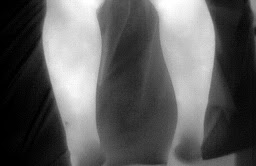
#> input picture PCD/UAS/src/exam.jpg, 256 x 166 px, given in place of the camera
$ python thermalive.py
#> lines starting #> are read from the running program, lines starting #| are printed output that depends on the picture; after the words box and inside, x2 and y2 are one past the last pixel; in counts of white or black regions, pixels touching at a corner belong together
import cv2
import numpy as np
import matplotlib.pyplot as plt

cap = cv2.VideoCapture(0)
if not cap.isOpened():
    raise Exception('Webcam tidak terdeteksi.')

threshold_value = 180

plt.ion()
fig, axs = plt.subplots(1, 3, figsize=(15, 5))

def pixel_to_temp(pixel_value, t_min=20, t_max=40):
    return t_min + (t_max - t_min) * (pixel_value / 255)

while True:
    ret, frame = cap.read()
#> frame is the input picture: shape (166, 256, 3); min 0, max 255, mean 93
    if not ret:
        print('Gagal mengambil frame dari webcam')
        break

    gray = cv2.cvtColor(frame, cv2.COLOR_BGR2GRAY)

    _, hot_area = cv2.threshold(gray, threshold_value, 255, cv2.THRESH_BINARY)
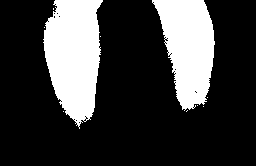
#> hot_area: shape (166, 256); 23.7% white; 10 white regions (8 under 20 px), largest, box (x1, y1, x2, y2) and area: (43, 0, 103, 129) 5498, (152, 0, 215, 111) 4545

    hot_pixels = gray[hot_area == 255]
#> hot_pixels = 10053 values, max 255 at index 29, min 181 at index 100, mean 211.8
    if hot_pixels.size > 0:
        avg_pixel = np.mean(hot_pixels)
#> avg_pixel = 211.8
        est_temp = pixel_to_temp(avg_pixel)
#> est_temp = 36.62
        temp_text = f"Suhu Area Panas: {est_temp:.1f}°C"
#> temp_text = 'Suhu Area Panas: 36.6°C'
    else:
        temp_text = "Suhu Area Panas: -"

    thermal_colormap = cv2.applyColorMap(gray, cv2.COLORMAP_JET)
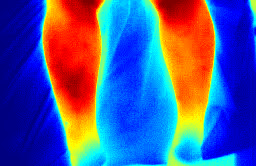
#> thermal_colormap: shape (166, 256, 3); mean B, G, R 152, 87.4, 77.1

    mask_colored = cv2.applyColorMap(hot_area, cv2.COLORMAP_JET)
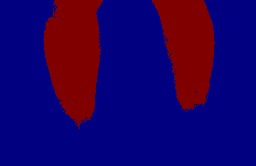
#> mask_colored: shape (166, 256, 3); mean B, G, R 97.7, 0, 30.3
    combined = cv2.addWeighted(frame, 0.7, mask_colored, 0.3, 0)
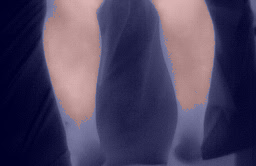
#> combined: shape (166, 256, 3); mean B, G, R 94.4, 65.1, 74.2

    combined_disp = combined.copy()
    cv2.putText(combined_disp, temp_text, (10, 30), cv2.FONT_HERSHEY_SIMPLEX, 1, (255,255,255), 2, cv2.LINE_AA)
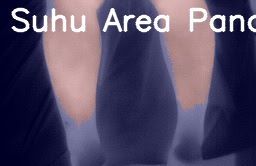
#> combined_disp: shape (166, 256, 3); 5.96% of pixels changed, all inside (x1, y1, x2, y2) = (11, 7, 256, 33)

    axs[0].clear()
    axs[1].clear()
    axs[2].clear()
    axs[0].imshow(cv2.cvtColor(frame, cv2.COLOR_BGR2RGB))
    axs[0].set_title('Webcam')
    axs[0].axis('off')
    axs[1].imshow(hot_area, cmap='gray')
    axs[1].set_title('Segmentasi Area Panas')
    axs[1].axis('off')
    axs[2].imshow(cv2.cvtColor(thermal_colormap, cv2.COLOR_BGR2RGB))
    axs[2].set_title('Efek Thermal (Colormap)')
    axs[2].axis('off')
    axs[2].text(10, 30, temp_text, color='white', fontsize=14, bbox=dict(facecolor='black', alpha=0.7))
    plt.pause(0.001)
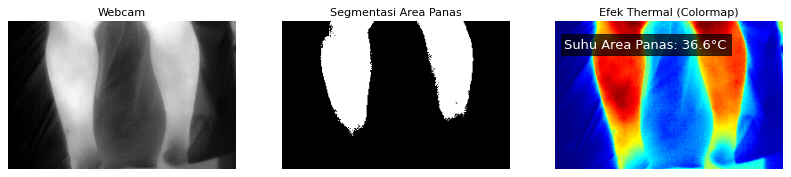
#> figure drawn by matplotlib, 3 panels


cap.release()
plt.ioff()
plt.show()
